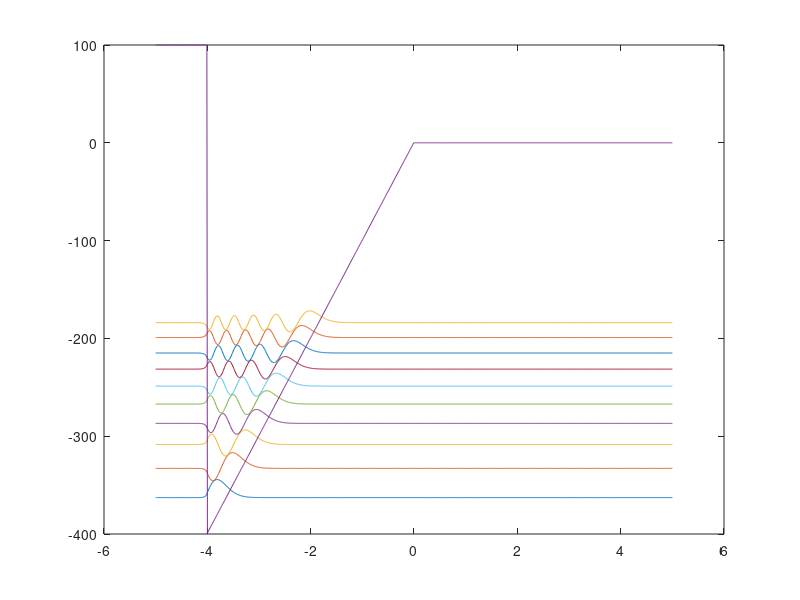

The MATLAB source for this figure: (Note: this script raises an error after producing the figure.)
% % 
% % L = 2*pi;
% % N = 100;
% % x = linspace(0,L,N)'; 
% % dx = x(2) - x(1);
% % % Interval Length
% % % No. of coordinate points % Coordinate vector
% % % Coordinate step
% % % Two-point finite-difference representation of Derivative 
% % D=(diag(ones((N-1),1),1)-diag(ones((N-1),1),-1))/(2*dx);
% % % Next modify D so that it is consistent with f(0) = f(L) = 0 D(1,1) = 0; D(1,2) = 0; D(2,1) = 0; % So that f(0) = 0 D(N,N-1) = 0; D(N-1,N) = 0; D(N,N) = 0; % So that f(L) = 0
% % % Three-point finite-difference representation of Laplacian 
% % Lap = (-2*diag(ones(N,1),0) + diag(ones((N-1),1),1)+ diag(ones((N-1),1),-1))/(dx^2);
% % % Next modify Lap so that it is consistent with f(0) = f(L) = 0 Lap(1,1) = 0; Lap(1,2) = 0; Lap(2,1) = 0; % So that f(0) = 0 Lap(N,N-1) = 0; Lap(N-1,N) = 0; Lap(N,N) = 0;% So that f(L) = 0
% % % To verify that D*f corresponds to taking the derivative of f % and Lap*f corresponds to taking a second derviative of f,
% % % define f = sin(x) or choose your own f
% % f = sin(x);
% % % And try the following:
% % Df = D*f; Lapf = Lap*f;
% % plot(x,f,'b',x,Df,'r', x,Lapf,'g');
% % axis([0 5 -1.1 1.1]); % Optimized axis parameters
% % % To display the matrix D on screen, simply type D and return ... D % Displays the matrix D in the workspace
% % Lap % Displays the matrix Lap
% % 
% % % Total Hamiltonian where hbar=1 and m=1
% % hbar = 1; m = 1; 
% % H = -(1/2)*(hbar^2/m)*Lap;
% % % Solve for eigenvector matrix V and eigenvalue matrix E of H
% % [V,E] = eig(H);
% % % Plot lowest 3 eigenfunctions 
% % plot(x,V(:,3),'r',x,V(:,4),'b',x,V(:,5),'k'); shg;
% % E % display eigenvalue matrix
% % diag(E) % display a vector containing the eigenvaluesdisplay a vector containing the eigenvalues


L = 5;
N = 1000;
x = linspace(-L,L,N)';
dx = x(2) - x(1);
% POTENTIAL, choose one or make your own
U = 1/2*10*x.^(2); % quadratic harmonic oscillator potential %
%U = 1/2*10*x.^(4); % quartic potential
% Finite square well of width 2w and depth given %
w = L/50;
trig = 1:400;
U = [100*ones(1,100) trig-400 zeros(1,500)]';
% Two finite square wells of width 2w and distance 2a apart %
w = L/50; 
a=3*w;
%U = -200*(heaviside(x+w-a) - heaviside(x-w-a) + heaviside(x+w+a) - heaviside(x-w+a));
% Three-point finite-difference representation of Laplacian
% using sparse matrices, where you save memory by only
% storing non-zero matrix elements
e = ones(N,1); Lap = spdiags([e -2*e e],[-1 0 1],N,N)/dx^2;
% Total Hamiltonian
hbar = 1; m = 1; % constants for Hamiltonian 
H = -1/2*(hbar^2/m)*Lap + spdiags(U,0,N,N);
% Find lowest nmodes eigenvectors and eigenvalues of sparse matrix 
nmodes = 10; options.disp = 0;
[V,E] = eigs(H,nmodes,'sa',options); % find eigs
[E,ind] = sort(diag(E));% convert E to vector and sort low to high 
V = V(:,ind); % rearrange corresponding eigenvectors
% Generate plot of lowest energy eigenvectors V(x) and U(x)
Usc = U*max(abs(V(:)))/max(abs(U)); % rescale U for plotting 
plot(x,V,x,Usc,'--k'); % plot V(x) and rescaled U(x)
% Add legend showing Energy of plotted V(x)
lgnd_str = [repmat('E = ',nmodes,1),num2str(E)];
legend(lgnd_str) % place lengend string on plot
shg

plot(x,100*V(:,1:10)+E(1:10)',x,U)
hold on 
surface(A)